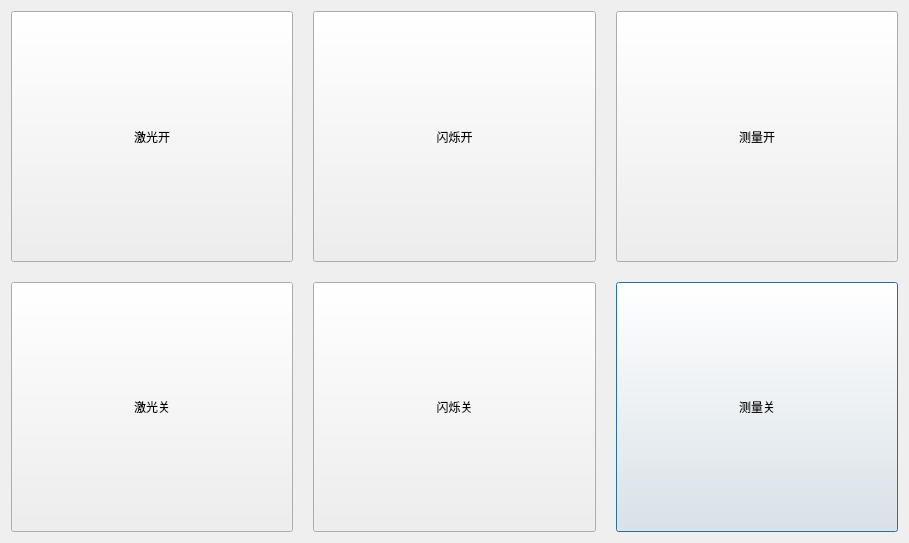
<?xml version="1.0" encoding="UTF-8"?>
<ui version="4.0">
 <class>LaserDialog</class>
 <widget class="QDialog" name="LaserDialog">
  <property name="geometry">
   <rect>
    <x>0</x>
    <y>0</y>
    <width>909</width>
    <height>543</height>
   </rect>
  </property>
  <property name="sizePolicy">
   <sizepolicy hsizetype="Expanding" vsizetype="Expanding">
    <horstretch>0</horstretch>
    <verstretch>0</verstretch>
   </sizepolicy>
  </property>
  <property name="windowTitle">
   <string>LaserDialog</string>
  </property>
  <layout class="QGridLayout" name="gridLayout">
   <property name="spacing">
    <number>20</number>
   </property>
   <item row="1" column="2">
    <widget class="QPushButton" name="pushButton_6">
     <property name="sizePolicy">
      <sizepolicy hsizetype="Minimum" vsizetype="Preferred">
       <horstretch>0</horstretch>
       <verstretch>0</verstretch>
      </sizepolicy>
     </property>
     <property name="text">
      <string>测量关</string>
     </property>
    </widget>
   </item>
   <item row="0" column="2">
    <widget class="QPushButton" name="pushButton_5">
     <property name="sizePolicy">
      <sizepolicy hsizetype="Minimum" vsizetype="Preferred">
       <horstretch>0</horstretch>
       <verstretch>0</verstretch>
      </sizepolicy>
     </property>
     <property name="text">
      <string>测量开</string>
     </property>
    </widget>
   </item>
   <item row="1" column="1">
    <widget class="QPushButton" name="pushButton_4">
     <property name="sizePolicy">
      <sizepolicy hsizetype="Minimum" vsizetype="Preferred">
       <horstretch>0</horstretch>
       <verstretch>0</verstretch>
      </sizepolicy>
     </property>
     <property name="text">
      <string>闪烁关</string>
     </property>
    </widget>
   </item>
   <item row="0" column="1">
    <widget class="QPushButton" name="pushButton_3">
     <property name="sizePolicy">
      <sizepolicy hsizetype="Minimum" vsizetype="Preferred">
       <horstretch>0</horstretch>
       <verstretch>0</verstretch>
      </sizepolicy>
     </property>
     <property name="text">
      <string>闪烁开</string>
     </property>
    </widget>
   </item>
   <item row="1" column="0">
    <widget class="QPushButton" name="pushButton_2">
     <property name="sizePolicy">
      <sizepolicy hsizetype="Minimum" vsizetype="Preferred">
       <horstretch>0</horstretch>
       <verstretch>0</verstretch>
      </sizepolicy>
     </property>
     <property name="text">
      <string>激光关</string>
     </property>
    </widget>
   </item>
   <item row="0" column="0">
    <widget class="QPushButton" name="pushButton_1">
     <property name="sizePolicy">
      <sizepolicy hsizetype="Minimum" vsizetype="Preferred">
       <horstretch>0</horstretch>
       <verstretch>0</verstretch>
      </sizepolicy>
     </property>
     <property name="text">
      <string>激光开</string>
     </property>
    </widget>
   </item>
  </layout>
 </widget>
 <layoutdefault spacing="6" margin="11"/>
 <resources/>
 <connections>
  <connection>
   <sender>pushButton_1</sender>
   <signal>clicked()</signal>
   <receiver>LaserDialog</receiver>
   <slot>LaserOn()</slot>
   <hints>
    <hint type="sourcelabel">
     <x>102</x>
     <y>91</y>
    </hint>
    <hint type="destinationlabel">
     <x>281</x>
     <y>185</y>
    </hint>
   </hints>
  </connection>
  <connection>
   <sender>pushButton_2</sender>
   <signal>clicked()</signal>
   <receiver>LaserDialog</receiver>
   <slot>LaserOff()</slot>
   <hints>
    <hint type="sourcelabel">
     <x>102</x>
     <y>158</y>
    </hint>
    <hint type="destinationlabel">
     <x>281</x>
     <y>185</y>
    </hint>
   </hints>
  </connection>
  <connection>
   <sender>pushButton_3</sender>
   <signal>clicked()</signal>
   <receiver>LaserDialog</receiver>
   <slot>FlickerRun()</slot>
   <hints>
    <hint type="sourcelabel">
     <x>255</x>
     <y>91</y>
    </hint>
    <hint type="destinationlabel">
     <x>281</x>
     <y>185</y>
    </hint>
   </hints>
  </connection>
  <connection>
   <sender>pushButton_4</sender>
   <signal>clicked()</signal>
   <receiver>LaserDialog</receiver>
   <slot>FlickerStop()</slot>
   <hints>
    <hint type="sourcelabel">
     <x>255</x>
     <y>158</y>
    </hint>
    <hint type="destinationlabel">
     <x>281</x>
     <y>185</y>
    </hint>
   </hints>
  </connection>
  <connection>
   <sender>pushButton_5</sender>
   <signal>clicked()</signal>
   <receiver>LaserDialog</receiver>
   <slot>MeterRun()</slot>
   <hints>
    <hint type="sourcelabel">
     <x>408</x>
     <y>91</y>
    </hint>
    <hint type="destinationlabel">
     <x>281</x>
     <y>185</y>
    </hint>
   </hints>
  </connection>
  <connection>
   <sender>pushButton_6</sender>
   <signal>clicked()</signal>
   <receiver>LaserDialog</receiver>
   <slot>MeterStop()</slot>
   <hints>
    <hint type="sourcelabel">
     <x>408</x>
     <y>158</y>
    </hint>
    <hint type="destinationlabel">
     <x>281</x>
     <y>185</y>
    </hint>
   </hints>
  </connection>
 </connections>
</ui>
